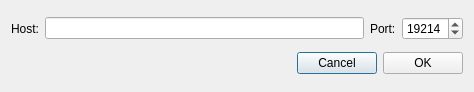
<?xml version="1.0" encoding="UTF-8"?>
<ui version="4.0">
 <class>NewNodeDialog</class>
 <widget class="QDialog" name="NewNodeDialog">
  <property name="windowModality">
   <enum>Qt::ApplicationModal</enum>
  </property>
  <property name="geometry">
   <rect>
    <x>0</x>
    <y>0</y>
    <width>474</width>
    <height>92</height>
   </rect>
  </property>
  <property name="windowTitle">
   <string>New remote node</string>
  </property>
  <layout class="QVBoxLayout" name="verticalLayout">
   <item>
    <layout class="QHBoxLayout" name="horizontalLayout">
     <item>
      <widget class="QLabel" name="label">
       <property name="text">
        <string>Host:</string>
       </property>
      </widget>
     </item>
     <item>
      <widget class="QLineEdit" name="m_hostEdit"/>
     </item>
     <item>
      <widget class="QLabel" name="label_2">
       <property name="text">
        <string>Port:</string>
       </property>
      </widget>
     </item>
     <item>
      <widget class="QSpinBox" name="m_portSpin">
       <property name="minimum">
        <number>1</number>
       </property>
       <property name="maximum">
        <number>65535</number>
       </property>
       <property name="value">
        <number>19214</number>
       </property>
      </widget>
     </item>
    </layout>
   </item>
   <item>
    <layout class="QHBoxLayout" name="horizontalLayout_2">
     <item>
      <spacer name="horizontalSpacer">
       <property name="orientation">
        <enum>Qt::Horizontal</enum>
       </property>
       <property name="sizeHint" stdset="0">
        <size>
         <width>40</width>
         <height>20</height>
        </size>
       </property>
      </spacer>
     </item>
     <item>
      <widget class="QPushButton" name="m_cancelButton">
       <property name="text">
        <string>Cancel</string>
       </property>
      </widget>
     </item>
     <item>
      <widget class="QPushButton" name="m_okButton">
       <property name="text">
        <string>OK</string>
       </property>
      </widget>
     </item>
    </layout>
   </item>
  </layout>
 </widget>
 <resources/>
 <connections>
  <connection>
   <sender>m_okButton</sender>
   <signal>clicked()</signal>
   <receiver>NewNodeDialog</receiver>
   <slot>accept()</slot>
   <hints>
    <hint type="sourcelabel">
     <x>500</x>
     <y>62</y>
    </hint>
    <hint type="destinationlabel">
     <x>276</x>
     <y>44</y>
    </hint>
   </hints>
  </connection>
  <connection>
   <sender>m_cancelButton</sender>
   <signal>clicked()</signal>
   <receiver>NewNodeDialog</receiver>
   <slot>reject()</slot>
   <hints>
    <hint type="sourcelabel">
     <x>417</x>
     <y>62</y>
    </hint>
    <hint type="destinationlabel">
     <x>276</x>
     <y>44</y>
    </hint>
   </hints>
  </connection>
 </connections>
</ui>
